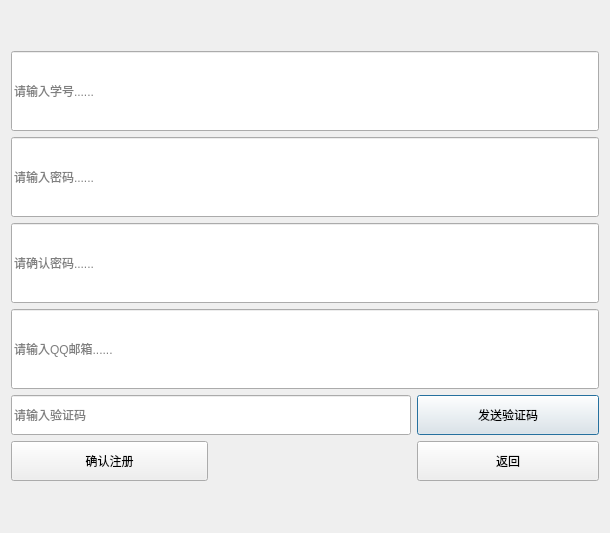
<?xml version="1.0" encoding="UTF-8"?>
<ui version="4.0">
 <class>Register</class>
 <widget class="QDialog" name="Register">
  <property name="geometry">
   <rect>
    <x>0</x>
    <y>0</y>
    <width>610</width>
    <height>533</height>
   </rect>
  </property>
  <property name="minimumSize">
   <size>
    <width>500</width>
    <height>500</height>
   </size>
  </property>
  <property name="windowTitle">
   <string>注册</string>
  </property>
  <property name="styleSheet">
   <string notr="true">background-image: url(:/new/prefix1/980.jpg);</string>
  </property>
  <layout class="QGridLayout" name="gridLayout_2">
   <item row="0" column="0">
    <layout class="QGridLayout" name="gridLayout">
     <item row="3" column="0" colspan="3">
      <widget class="QLineEdit" name="qqmail">
       <property name="minimumSize">
        <size>
         <width>500</width>
         <height>80</height>
        </size>
       </property>
       <property name="placeholderText">
        <string>请输入QQ邮箱......</string>
       </property>
      </widget>
     </item>
     <item row="4" column="2">
      <widget class="QPushButton" name="sendCodeButton">
       <property name="minimumSize">
        <size>
         <width>100</width>
         <height>40</height>
        </size>
       </property>
       <property name="text">
        <string>发送验证码</string>
       </property>
      </widget>
     </item>
     <item row="1" column="0" colspan="3">
      <widget class="QLineEdit" name="userpwd">
       <property name="minimumSize">
        <size>
         <width>500</width>
         <height>80</height>
        </size>
       </property>
       <property name="echoMode">
        <enum>QLineEdit::Password</enum>
       </property>
       <property name="placeholderText">
        <string>请输入密码......</string>
       </property>
      </widget>
     </item>
     <item row="0" column="0" colspan="3">
      <widget class="QLineEdit" name="userid">
       <property name="minimumSize">
        <size>
         <width>500</width>
         <height>80</height>
        </size>
       </property>
       <property name="placeholderText">
        <string>请输入学号......</string>
       </property>
      </widget>
     </item>
     <item row="5" column="2">
      <widget class="QPushButton" name="BackButton">
       <property name="minimumSize">
        <size>
         <width>100</width>
         <height>40</height>
        </size>
       </property>
       <property name="text">
        <string>返回</string>
       </property>
      </widget>
     </item>
     <item row="2" column="0" colspan="3">
      <widget class="QLineEdit" name="confirmuserpwd">
       <property name="minimumSize">
        <size>
         <width>500</width>
         <height>80</height>
        </size>
       </property>
       <property name="echoMode">
        <enum>QLineEdit::Password</enum>
       </property>
       <property name="placeholderText">
        <string>请确认密码......</string>
       </property>
      </widget>
     </item>
     <item row="4" column="0" colspan="2">
      <widget class="QLineEdit" name="codeEdit">
       <property name="minimumSize">
        <size>
         <width>400</width>
         <height>40</height>
        </size>
       </property>
       <property name="placeholderText">
        <string>请输入验证码</string>
       </property>
      </widget>
     </item>
     <item row="5" column="0">
      <widget class="QPushButton" name="confirmRegister">
       <property name="minimumSize">
        <size>
         <width>100</width>
         <height>40</height>
        </size>
       </property>
       <property name="text">
        <string>确认注册</string>
       </property>
      </widget>
     </item>
    </layout>
   </item>
  </layout>
 </widget>
 <resources/>
 <connections/>
</ui>
